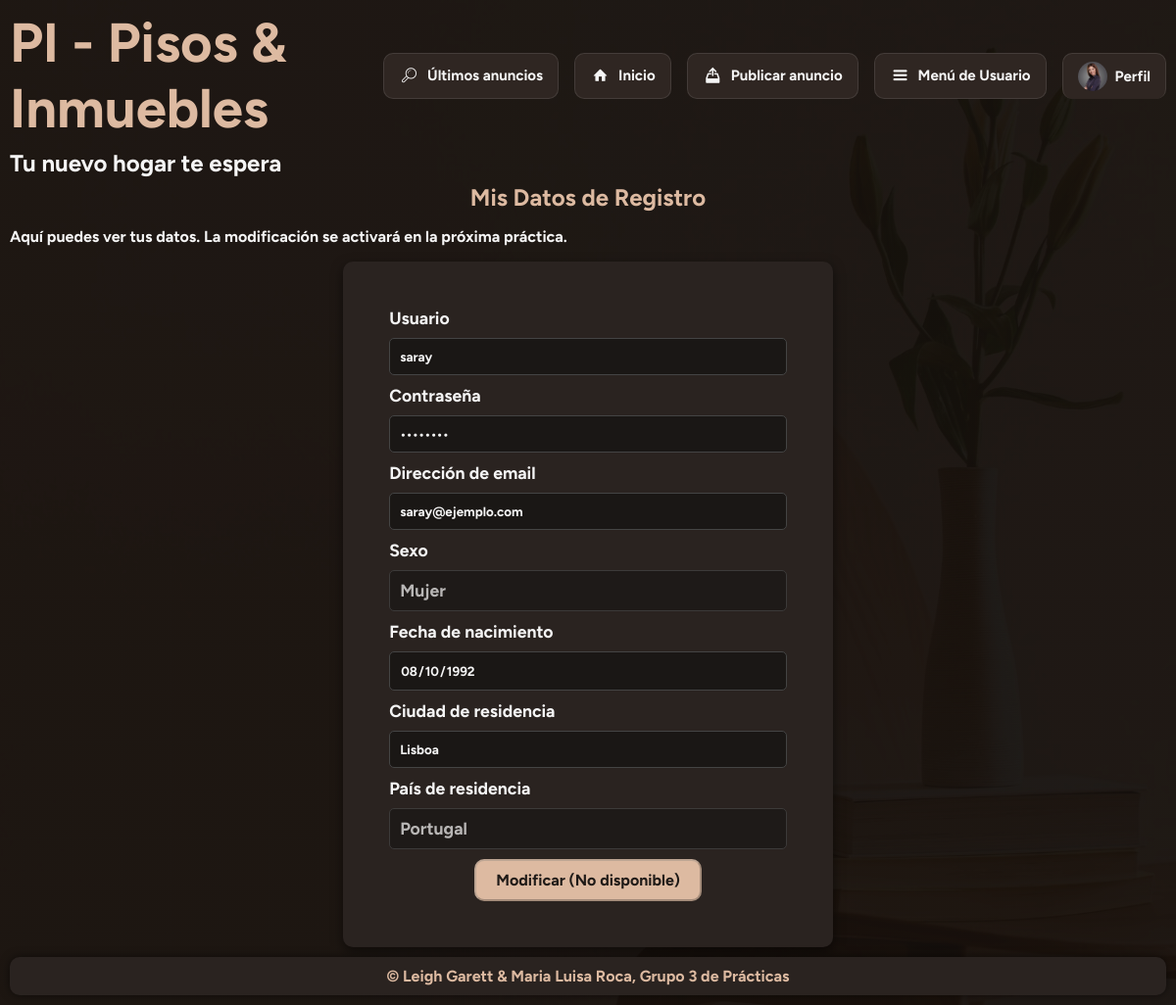
The app's page /php/mis_datos.php (signed in) with its own data.
### tables this page shows
CREATE TABLE `usuarios` (
  `IdUsuario` int(10) UNSIGNED NOT NULL,
  `NomUsuario` varchar(15) NOT NULL,
  `Clave` varchar(255) NOT NULL,
  `Email` varchar(254) NOT NULL,
  `Sexo` tinyint(4) DEFAULT NULL,
  `FNacimiento` date DEFAULT NULL,
  `Ciudad` varchar(255) DEFAULT NULL,
  `Pais` int(10) UNSIGNED NOT NULL,
  `Foto` varchar(255) DEFAULT NULL,
  `FRegistro` datetime DEFAULT current_timestamp(),
  `Estilo` int(10) UNSIGNED NOT NULL
);

### php/formulario_comun.php (the view, shortened to what this page needs)
<main id="registro">
    <h2><?php echo htmlspecialchars($titulo_formulario); ?></h2>
    <?php
    if (!$es_registro) {
        echo "<p>Aquí puedes ver tus datos. La modificación se activará en la próxima práctica.</p>";
    }
    ?>
    <form action="<?php echo htmlspecialchars($action_url); ?>" method="post" enctype="multipart/form-data" novalidate>
        <label for="usuario">Usuario</label>
        <input type="text" id="usuario" name="usuario"
               value="<?php echo htmlspecialchars($valor_usuario); ?>" <?php echo $desactivado; ?>>
        <?php if ($es_registro):  ?>
            <label for="pwd">Contraseña</label>
            <input type="password" id="pwd" name="pwd">
            <?php if (isset($errores["pwd"])): ?>
                <span class="error-campo"><?php echo htmlspecialchars($errores["pwd"]); ?></span>
            <?php endif; ?>
            <label for="pwd2">Repetir Contraseña</label>
            <input type="password" id="pwd2" name="pwd2">
            <?php if (isset($errores["pwd2"])): ?>
                <span class="error-campo"><?php echo htmlspecialchars($errores["pwd2"]); ?></span>
            <?php endif; ?>
        <?php else:  ?>
            <label for="pwd">Contraseña</label>
            <input type="password" id="pwd" name="pwd" value="********" disabled>
        <?php endif; ?>
        <label for="email">Dirección de email</label>
        <input type="text" id="email" name="email"
               value="<?php echo htmlspecialchars($valor_email); ?>" <?php echo $desactivado; ?>>
        <label for="sexo">Sexo</label>
        <select id="sexo" name="sexo" <?php echo $desactivado; ?>>
            <option value="mujer" <?php if ($valor_sexo == "mujer") echo "selected"; ?>>Mujer</option>
        </select>
        <label for="nac">Fecha de nacimiento</label>
        <input type="date" id="nac" name="nac"
               value="<?php echo htmlspecialchars($valor_nac); ?>" <?php echo $desactivado; ?>>
        <label for="ciudad">Ciudad de residencia</label>
        <input type="text" id="ciudad" name="ciudad"
               value="<?php echo htmlspecialchars($valor_ciudad); ?>" <?php echo $desactivado; ?>>
        <label for="pais">País de residencia</label>
        <select id="pais" name="pais" <?php echo $desactivado; ?>>
            <?php
            foreach ($paises as $tipo) {
                $id_pais_loop = $tipo['IdPais'];
                $nombre_pais = htmlspecialchars($tipo['NomPais']);
                $seleccionado = ($id_pais_loop == $valor_pais_id) ? 'selected' : '';
                echo "<option value='$id_pais_loop' $seleccionado>$nombre_pais</option>";
            }
            ?>
        </select>
        <?php if ($es_registro):  ?>
            <button type="submit">Confirmar</button>
            <button type="reset">Limpiar</button>
        <?php else:  ?>
            <button type="submit" disabled>Modificar (No disponible)</button>
        <?php endif; ?>
    </form>
</main>

### css/noche.css (style rules this page uses)
:root { --color_principal: #1f1a17; --color_sec: #a68a67; --color_destacado: #ddbaa1; --blanco: #f5f5f5; }
body { background: linear-gradient(rgba(20, 15, 12, 0.95), rgba(20, 15, 12, 0.95)), url(../img/fondo.jpg) center/cover fixed no-repeat; }
h2, h3 { color: var(--color_destacado); }
p { color: var(--blanco); }
button { background-color: var(--color_destacado); color: var(--color_principal); }
form { background: #2a2320; color: var(--blanco); box-shadow: 0 4px 12px rgba(0,0,0,0.5); }
form input, form select, textarea { border: 1px solid #444; border-radius: 5px; background-color: #1a1715; color: var(--blanco); }

### css/impreso.css (style rules this page uses)
* { box-sizing: border-box; font-family: "Times New Roman", serif !important; font-size: 12pt !important; font-weight: normal !important; background: none !important; color: #000 !important; text-shadow: none !important; box-shadow: none !important; border-radius: 0 !important; transition: none !important; transform: none !important; }
body { background: #fff !important; width: auto; max-width: none; margin: 0; padding: 0; display: block; min-height: auto; }
main { display: block; flex-grow: 0; }
h1, h2, h3, h4, h5, h6 { font-weight: bold !important; page-break-after: avoid; }
h2 { font-size: 16pt !important; margin: 15pt 0 10pt 0; text-align: left; }
p { margin: 0 0 10pt 0; line-height: 1.4; orphans: 3; widows: 3; }
form { border: 1px solid #000; padding: 15pt; margin: 20pt 0; page-break-inside: avoid; }
label { display: block; margin-bottom: 8pt; }
input, textarea, select { width: 100%; border: 1px solid #000; padding: 4pt; font-size: 12pt !important; }

### css/estilo.css (style rules this page uses)
:root { --color_sec: #474c18; --color_principal: #ddbaa1; --blanco: #fff; }
* { box-sizing:border-box; font-family: "Figtree", sans-serif; font-weight:bold; font-style: normal; }
body { background: linear-gradient(rgba(221, 186, 161, 0.8), rgba(221, 186, 161, 0.8)), url(../img/fondo.jpg) center/cover fixed no-repeat; color: var(--color_sec); width: 100%; max-width: 1300px; margin: 10px auto; padding: 0 10px; display: flex; flex-direction: column; min-height: 100vh; }
main { display: block; flex-grow: 1; }
h2 { margin: 0.5%; text-align: center; }
p { color: #000; }
button { background-color: var(--blanco); color: var(--color_sec); border-radius: 10px; padding: 10px 20px; font-size: 16px; font-weight: bold; cursor: pointer; transition: all 0.3s ease; }
form { max-width: 500px; margin: 0 auto; color: var(--blanco); background: var(--color_sec); border-radius:10px; padding: 4%; text-align: center; box-shadow: 0 4px 12px rgba(0,0,0,0.15); }
form label { display: block; text-align: left; margin-bottom: 10px; font-size: 1.1rem; }
form input { box-sizing: border-box; padding: 10px; width: 100%; margin-bottom: 10px; border: 1px solid #ccc; border-radius: 5px; }
form select { box-sizing: border-box; padding: 10px; width: 100%; margin-bottom: 10px; border: 1px solid #ccc; border-radius: 5px; background-color: var(--blanco); font-size: 1.1rem; appearance: none; }

### css/contraste.css (style rules this page uses)
* { box-sizing:border-box; font-family: "Atkinson Hyperlegible", sans-serif; font-optical-sizing: auto; font-weight: 500; font-style: normal; }
:root { --color_letra: #ffc700; --color_fondo: #15297c; --blanco: #fff; }
body { background: var(--color_fondo); color: var(--color_letra); }
p { color: var(--color_letra); }
form { color: var(--color_fondo); background: var(--color_letra); }
form select { border: 1px solid var(--color_fondo); background-color: var(--blanco); }
button { background-color: var(--color_fondo); color: var(--color_letra); }

### css/letra_y_contraste.css (style rules this page uses)
body, p, a, button, input, select, textarea, label { font-size: 1.6rem !important; }
h2 { font-size: clamp(2.2rem, 7vw, 3.5rem) !important; border-bottom-width: 4px !important; }
button { font-size: 1.6rem !important; padding: 18px 30px !important; }

### css/letra_grande.css (style rules this page uses)
body, p, a, button, input, select, textarea, label { font-size: 1.6rem !important; }
h2 { font-size: clamp(2.2rem, 7vw, 3.5rem) !important; border-bottom-width: 4px !important; }
button { font-size: 1.6rem !important; padding: 18px 30px !important; }

### records on screen
usuarios: usuario "saray", email "saray@ejemplo.com", sexo "Mujer", nac "08/10/1992", ciudad "Lisboa"

### other values on screen
$titulo_formulario "Mis Datos de Registro"
form field pais "Portugal"
